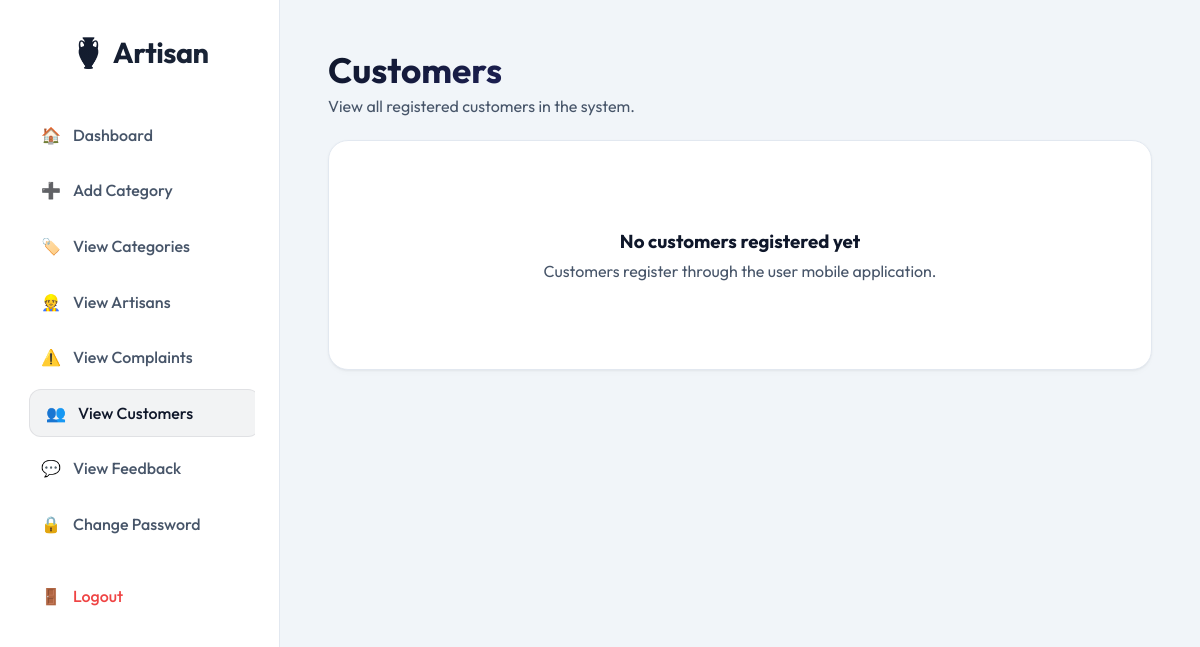
The app's page /viewcustomer (signed in), older data.
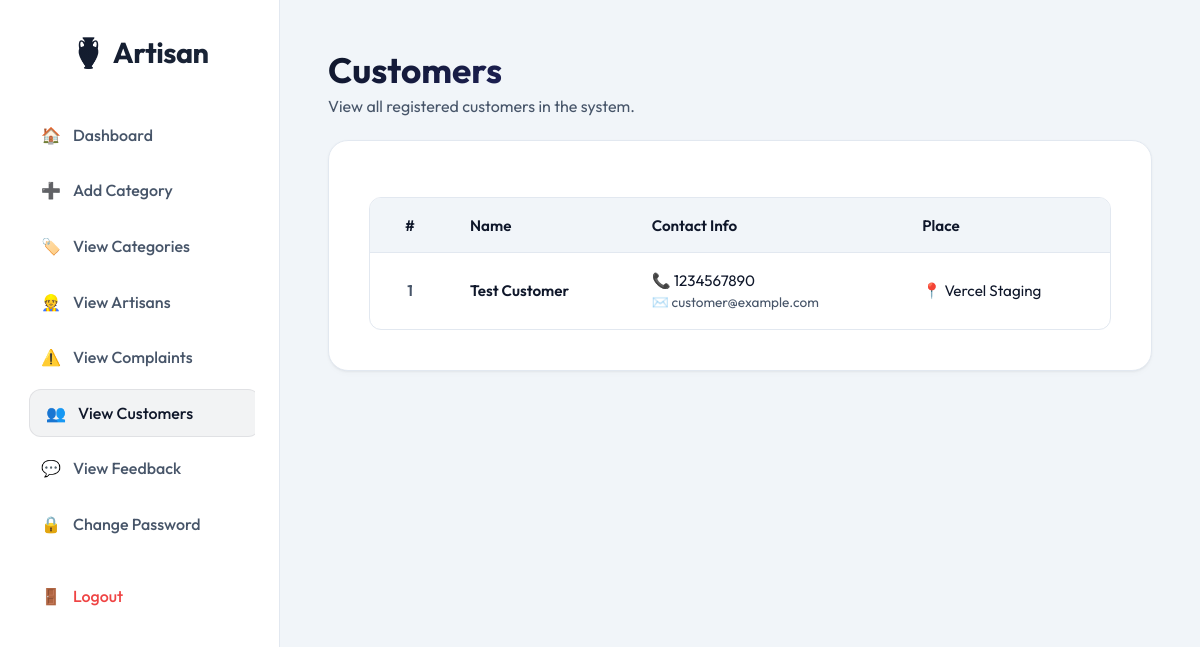
The same page, newer data.
### Artstore/models.py (models this page shows)
class customer(models.Model):
    name = models.CharField(max_length=100)
    phone = models.CharField(max_length=100)
    email = models.CharField(max_length=100)
    place = models.CharField(max_length=100)
    LOGIN = models.ForeignKey(login, on_delete=models.CASCADE, default=1)

### Artstore/views.py (the view)
# urls.py: path('viewcustomer',views.viewcustomer),
def viewcustomer(request):
    if not check_admin(request):
        messages.error(request, "Access denied.")
        return redirect('/log')
    data = customer.objects.all()
    return render(request, 'admin/view_customer.html', {"data": data})

### Artstore/views.py (called while the page is built)
def check_admin(request):
    return request.session.get('usertype') == 'admin'

### templates/admin/view_customer.html (shortened to what this page needs)
{% extends 'base.html' %}
{% block content %}
<div>
    <h1 class="page-title">Customers</h1>
    <p class="page-subtitle">View all registered customers in the system.</p>
    <div class="content-card">
        {% if data %}
            <div class="table-responsive">
                <table>
                    <thead>
                        <tr>
                            <th style="width: 80px; text-align: center;">#</th>
                            <th>Name</th>
                            <th>Contact Info</th>
                            <th>Place</th>
                        </tr>
                    </thead>
                    <tbody>
                        {% for i in data %}
                            <tr>
                                <td style="text-align: center; font-weight: 600; color: var(--text-muted);">{{ forloop.counter }}</td>
                                <td style="font-weight: 600;">{{ i.name }}</td>
                                <td>
                                    <div style="font-size: 0.95rem;">📞 {{ i.phone }}</div>
                                    <div style="font-size: 0.85rem; color: var(--text-muted); margin-top: 0.2rem;">✉️ {{ i.email }}</div>
                                </td>
                                <td>📍 {{ i.place }}</td>
                            </tr>
                        {% endfor %}
                    </tbody>
                </table>
            </div>
        {% else %}
            <div style="text-align: center; padding: 3rem 1.5rem; color: var(--text-muted);">
                <h3>No customers registered yet</h3>
                <p style="margin-top: 0.5rem;">Customers register through the user mobile application.</p>
            </div>
        {% endif %}
    </div>
</div>
{% endblock %}

### templates/base.html (shortened to what this page needs)
{% load static %}
<!DOCTYPE html>
<html lang="en">
<head>
</head>
<body>
    <div class="sidebar">
        <div class="logo">
            🏺 <span>Artisan</span>
        </div>
        <ul class="nav-links">
            {% if request.session.usertype == 'admin' %}
                <li class="{% if request.path == '/' %}active{% endif %}"><a href="/">🏠 <span>Dashboard</span></a></li>
                <li class="{% if request.path == '/addcategory' %}active{% endif %}"><a href="/addcategory">➕ <span>Add Category</span></a></li>
                <li class="{% if request.path == '/viewcategory' or '/editcategory' in request.path %}active{% endif %}"><a href="/viewcategory">🏷️ <span>View Categories</span></a></li>
                <li class="{% if request.path == '/viewartisan' %}active{% endif %}"><a href="/viewartisan">👷 <span>View Artisans</span></a></li>
                <li class="{% if request.path == '/viewcomplaint' or '/replycomplaint' in request.path %}active{% endif %}"><a href="/viewcomplaint">⚠️ <span>View Complaints</span></a></li>
                <li class="{% if request.path == '/viewcustomer' %}active{% endif %}"><a href="/viewcustomer">👥 <span>View Customers</span></a></li>
                <li class="{% if request.path == '/viewfeedback' %}active{% endif %}"><a href="/viewfeedback">💬 <span>View Feedback</span></a></li>
                <li class="{% if request.path == '/changepass' %}active{% endif %}"><a href="/changepass">🔒 <span>Change Password</span></a></li>
                <li><a href="/logout" class="logout-link">🚪 <span>Logout</span></a></li>
            {% endif %}
        </ul>
    </div>
    <div class="main-content">
        {% block content %}{% endblock %}
    </div>
</body>
</html>

### templates/base.html (style rules this page uses)
:root { --bg-color: #f8fafc; --sidebar-bg: #ffffff; --card-bg: #ffffff; --border-color: #e2e8f0; --primary-gradient: linear-gradient(135deg, #0f172a 0%, #1e293b 100%); --accent-gradient: linear-gradient(135deg, #3b82f6 0%, #1d4ed8 100%); --text-color: #0f172a; --text-muted: #475569; --shadow: 0 1px 3px 0 rgba(0, 0, 0, 0.05), 0 1px 2px -1px rgba(0, 0, 0, 0.05), 0 4px 6px -1px rgba(0, 0, 0, 0.02); --glow: 0 0 12px rgba(15, 23, 42, 0.05); }
* { box-sizing: border-box; margin: 0; padding: 0; font-family: 'Outfit', sans-serif; }
body { background-color: #f1f5f9; color: var(--text-color); min-height: 100vh; display: flex; overflow-x: hidden; background-image: none; }
.sidebar { width: 280px; background: var(--sidebar-bg); backdrop-filter: blur(16px); -webkit-backdrop-filter: blur(16px); border-right: 1px solid var(--border-color); display: flex; flex-direction: column; padding: 2rem 1.5rem; position: fixed; height: 100vh; z-index: 100; }
.logo { font-family: 'Playfair Display', serif; font-size: 1.8rem; font-weight: 700; background: var(--primary-gradient); -webkit-background-clip: text; -webkit-text-fill-color: transparent; margin-bottom: 2.5rem; text-align: center; letter-spacing: -0.5px; }
.nav-links { list-style: none; display: flex; flex-direction: column; gap: 0.5rem; flex-grow: 1; overflow-y: auto; }
.nav-links li a { display: flex; align-items: center; padding: 0.8rem 1rem; color: var(--text-muted); text-decoration: none; border-radius: 12px; font-weight: 500; transition: all 0.3s cubic-bezier(0.4, 0, 0.2, 1); border: 1px solid transparent; gap: 0.75rem; }
.nav-links li a:hover, .nav-links li.active a { color: var(--text-color); background: rgba(0, 0, 0, 0.025); border-color: rgba(0, 0, 0, 0.025); transform: translateX(5px); }
.nav-links li.active a { background: rgba(15, 23, 42, 0.05); border-color: rgba(15, 23, 42, 0.08); color: #0f172a; }
.nav-links li a.logout-link { color: #ef4444; margin-top: 1rem; }
.main-content { margin-left: 280px; flex-grow: 1; padding: 3rem; min-height: 100vh; display: flex; flex-direction: column; }
.content-card { background: var(--card-bg); backdrop-filter: blur(8px); -webkit-backdrop-filter: blur(8px); border: 1px solid var(--border-color); border-radius: 20px; padding: 2.5rem; box-shadow: var(--shadow); margin-top: 1.5rem; animation: fadeIn 0.5s ease-out; }
h1, h2, h3 { font-family: 'Outfit', sans-serif; font-weight: 700; color: #0f172a; }
.page-title { font-size: 2.2rem; margin-bottom: 0.25rem; background: linear-gradient(135deg, #0f172a 0%, #4338ca 100%); -webkit-background-clip: text; -webkit-text-fill-color: transparent; }
.page-subtitle { color: var(--text-muted); font-size: 1rem; margin-bottom: 1.5rem; }
.table-responsive { overflow-x: auto; margin-top: 1rem; border-radius: 12px; border: 1px solid var(--border-color); background: rgba(255, 255, 255, 0.5); }
table { width: 100%; border-collapse: collapse; text-align: left; background: transparent; }
th { background: rgba(241, 245, 249, 0.95); padding: 1.1rem 1.25rem; font-weight: 600; color: #0f172a; font-size: 0.95rem; border-bottom: 1px solid var(--border-color); }
td { padding: 1.1rem 1.25rem; border-bottom: 1px solid var(--border-color); color: var(--text-color); font-size: 0.95rem; vertical-align: middle; }
tr:last-child td { border-bottom: none; }

Row changes from the older to the newer data that the page shows:
added customer: name "Test Customer", phone "1234567890", email "customer@example.com", place "Vercel Staging"
Text that changed along with them:
text no longer shown: "No customers registered yet Customers register through the user mobile application."
text now shown: "# Name Contact Info Place"
